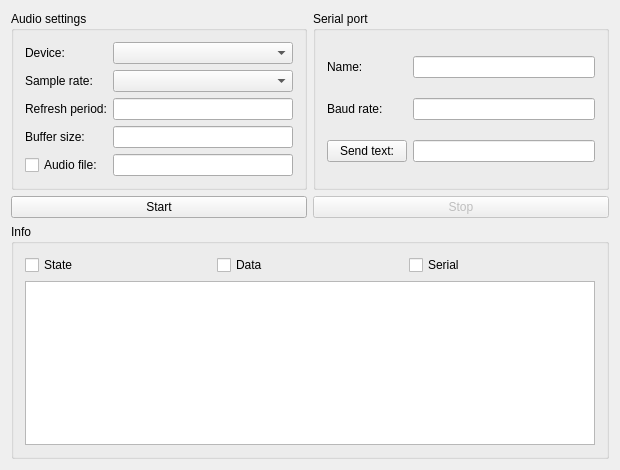
<?xml version="1.0" encoding="UTF-8"?>
<ui version="4.0">
 <class>MainWindow</class>
 <widget class="QMainWindow" name="MainWindow">
  <property name="geometry">
   <rect>
    <x>0</x>
    <y>0</y>
    <width>620</width>
    <height>470</height>
   </rect>
  </property>
  <property name="windowTitle">
   <string>QCX</string>
  </property>
  <widget class="QWidget" name="centralWidget">
   <layout class="QGridLayout" name="gridLayout_2">
    <item row="0" column="0">
     <widget class="QGroupBox" name="AudioPanel">
      <property name="sizePolicy">
       <sizepolicy hsizetype="Expanding" vsizetype="Preferred">
        <horstretch>1</horstretch>
        <verstretch>0</verstretch>
       </sizepolicy>
      </property>
      <property name="title">
       <string>Audio settings</string>
      </property>
      <layout class="QGridLayout" name="gridLayout">
       <item row="2" column="0">
        <widget class="QLabel" name="AudioRefreshPeriodL">
         <property name="text">
          <string>Refresh period:</string>
         </property>
        </widget>
       </item>
       <item row="3" column="2">
        <widget class="QLineEdit" name="AudioBufferSizeT">
         <property name="text">
          <string/>
         </property>
        </widget>
       </item>
       <item row="0" column="2">
        <widget class="QComboBox" name="AudioDeviceC"/>
       </item>
       <item row="2" column="2">
        <widget class="QLineEdit" name="AudioRefreshPeriodT">
         <property name="text">
          <string/>
         </property>
        </widget>
       </item>
       <item row="1" column="0">
        <widget class="QLabel" name="AudioSampleRateL">
         <property name="text">
          <string>Sample rate:</string>
         </property>
        </widget>
       </item>
       <item row="3" column="0">
        <widget class="QLabel" name="AudioBufferSizeL">
         <property name="text">
          <string>Buffer size:</string>
         </property>
        </widget>
       </item>
       <item row="0" column="0">
        <widget class="QLabel" name="AudioDeviceL">
         <property name="text">
          <string>Device:</string>
         </property>
        </widget>
       </item>
       <item row="1" column="2">
        <widget class="QComboBox" name="AudioSampleRateC"/>
       </item>
       <item row="4" column="2">
        <widget class="QLineEdit" name="AudioFileT">
         <property name="text">
          <string/>
         </property>
        </widget>
       </item>
       <item row="4" column="0">
        <widget class="QCheckBox" name="AudioFileC">
         <property name="text">
          <string>Audio file:</string>
         </property>
        </widget>
       </item>
      </layout>
     </widget>
    </item>
    <item row="0" column="1">
     <widget class="QGroupBox" name="SerialPanel">
      <property name="sizePolicy">
       <sizepolicy hsizetype="Expanding" vsizetype="Preferred">
        <horstretch>1</horstretch>
        <verstretch>0</verstretch>
       </sizepolicy>
      </property>
      <property name="title">
       <string>Serial port</string>
      </property>
      <layout class="QGridLayout" name="gridLayout_3">
       <item row="0" column="1">
        <widget class="QLineEdit" name="SerialNameT">
         <property name="text">
          <string/>
         </property>
        </widget>
       </item>
       <item row="1" column="0">
        <widget class="QLabel" name="SerialBaudrateL">
         <property name="text">
          <string>Baud rate:</string>
         </property>
        </widget>
       </item>
       <item row="0" column="0">
        <widget class="QLabel" name="SerialNameL">
         <property name="text">
          <string>Name:</string>
         </property>
        </widget>
       </item>
       <item row="1" column="1">
        <widget class="QLineEdit" name="SerialBaudrateT">
         <property name="text">
          <string/>
         </property>
        </widget>
       </item>
       <item row="2" column="0">
        <widget class="QPushButton" name="SerialTestB">
         <property name="text">
          <string>Send text:</string>
         </property>
        </widget>
       </item>
       <item row="2" column="1">
        <widget class="QLineEdit" name="SerialTestT">
         <property name="text">
          <string/>
         </property>
        </widget>
       </item>
      </layout>
     </widget>
    </item>
    <item row="1" column="0">
     <widget class="QPushButton" name="WorkStart">
      <property name="sizePolicy">
       <sizepolicy hsizetype="Expanding" vsizetype="Fixed">
        <horstretch>1</horstretch>
        <verstretch>0</verstretch>
       </sizepolicy>
      </property>
      <property name="text">
       <string>Start</string>
      </property>
     </widget>
    </item>
    <item row="1" column="1">
     <widget class="QPushButton" name="WorkStop">
      <property name="enabled">
       <bool>false</bool>
      </property>
      <property name="sizePolicy">
       <sizepolicy hsizetype="Expanding" vsizetype="Fixed">
        <horstretch>1</horstretch>
        <verstretch>0</verstretch>
       </sizepolicy>
      </property>
      <property name="text">
       <string>Stop</string>
      </property>
     </widget>
    </item>
    <item row="2" column="0" colspan="2">
     <widget class="QGroupBox" name="InfoPanel">
      <property name="title">
       <string>Info</string>
      </property>
      <layout class="QGridLayout" name="gridLayout_4">
       <item row="0" column="0">
        <widget class="QCheckBox" name="Info1">
         <property name="text">
          <string>State</string>
         </property>
        </widget>
       </item>
       <item row="0" column="1">
        <widget class="QCheckBox" name="Info2">
         <property name="text">
          <string>Data</string>
         </property>
        </widget>
       </item>
       <item row="0" column="2">
        <widget class="QCheckBox" name="Info3">
         <property name="text">
          <string>Serial</string>
         </property>
        </widget>
       </item>
       <item row="1" column="0" colspan="3">
        <widget class="QPlainTextEdit" name="Info">
         <property name="sizePolicy">
          <sizepolicy hsizetype="Expanding" vsizetype="Expanding">
           <horstretch>1</horstretch>
           <verstretch>0</verstretch>
          </sizepolicy>
         </property>
        </widget>
       </item>
      </layout>
     </widget>
    </item>
   </layout>
  </widget>
 </widget>
 <layoutdefault spacing="6" margin="11"/>
 <resources/>
 <connections/>
</ui>
